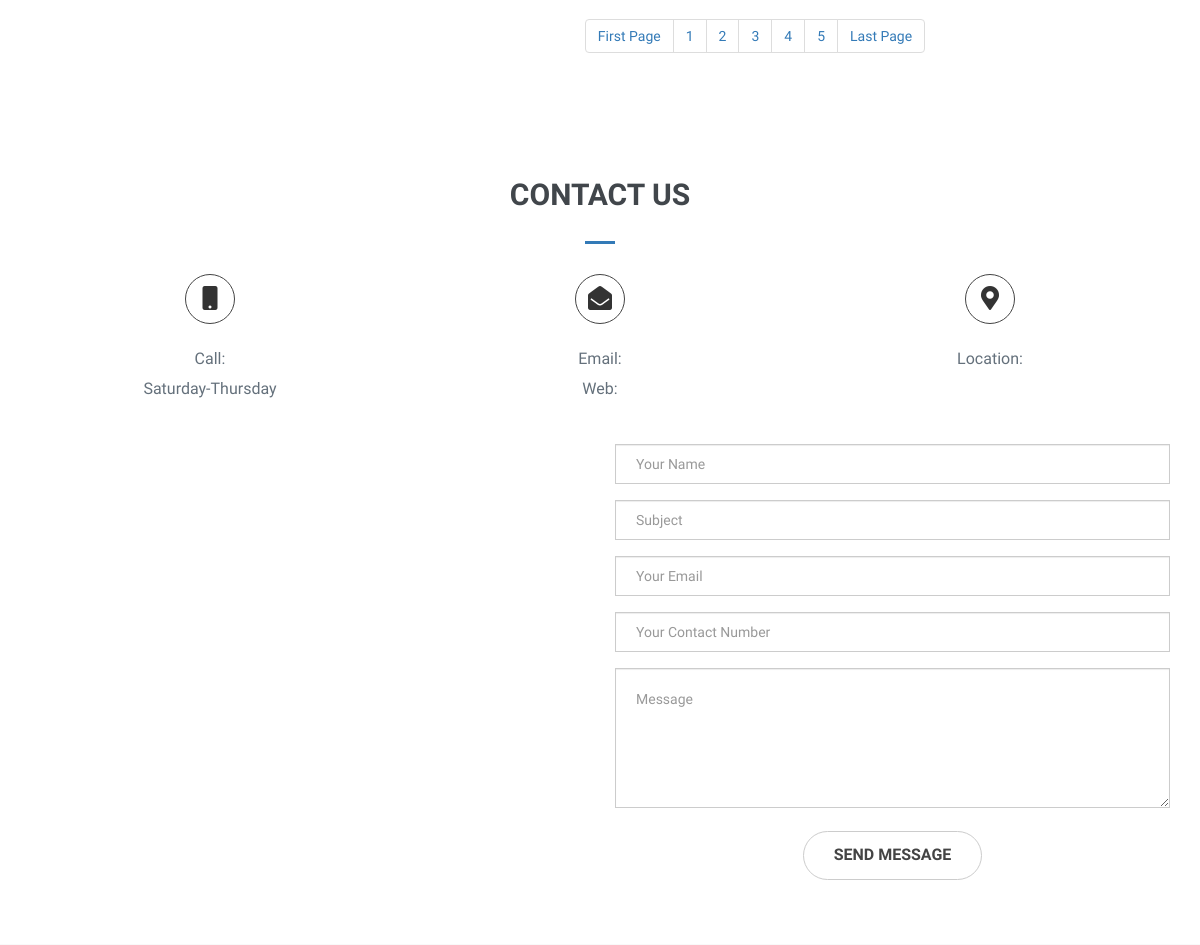
Before: /uaePackage.php (middle part) with the older database file.
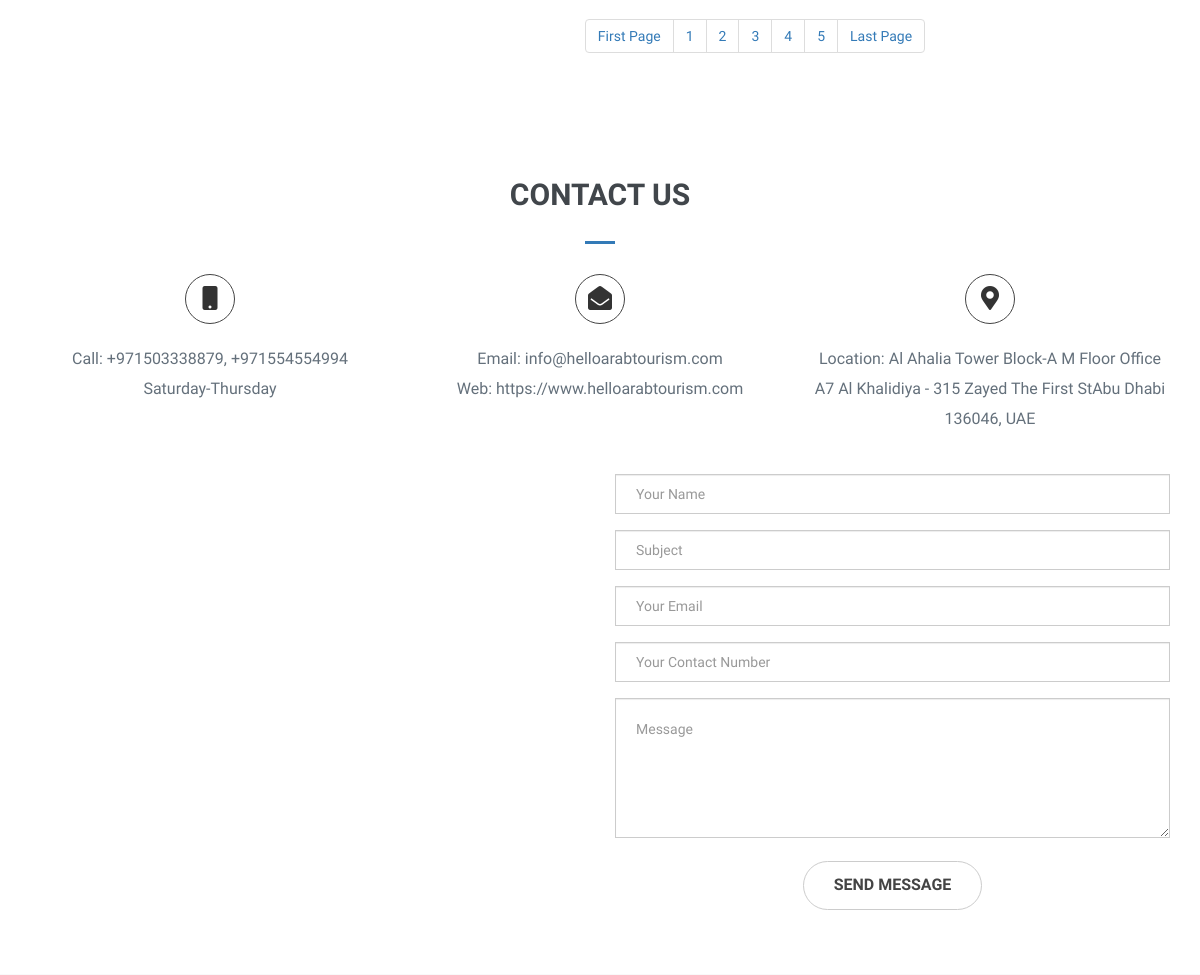
After: the same page with the newer database file.
### tables this page shows
CREATE TABLE `contact` (
  `id` int(11) NOT NULL,
  `phone` varchar(255) NOT NULL,
  `email` varchar(255) NOT NULL,
  `web` varchar(255) NOT NULL,
  `location` varchar(255) NOT NULL,
  `mapURL` varchar(255) NOT NULL,
  `fbURL` varchar(255) NOT NULL,
  `twURL` varchar(255) NOT NULL,
  `snpURL` varchar(255) NOT NULL,
  `instaURL` varchar(255) NOT NULL,
  `linkURL` varchar(255) NOT NULL,
  `waURL` varchar(255) NOT NULL
);

### requires/requireWeb.php (called while the page is built, shortened)
<?php
$connection = mysqli_connect("localhost", "root", "");
 $contactsql = "SELECT * from `contact`";
    $res= mysqli_query($connection, $contactsql);
    $r = mysqli_fetch_assoc($res);
$phone = $r['phone'];
$email = $r['email'];
$web = $r['web'];
$location = $r['location'];
?>

### uaePackage.php (the view, shortened to what the changed rows need)
<?php
include('requires/requireWeb.php');
?>
<!DOCTYPE html>
<html lang="en">
<head>
    <link rel="stylesheet" href="https://use.fontawesome.com/releases/v5.1.0/css/all.css">
    <link rel="stylesheet" href="css/bootstrap/bootstrap.min.css">
    <link rel="stylesheet" href="css/animate/animate.css">
    <link rel="stylesheet" href="css/magnific-popup/magnific-popup.css">
    <link rel="stylesheet" href="css/owl-carousel/owl.carousel.min.css">
    <link rel="stylesheet" href="css/owl-carousel/owl.theme.default.min.css">
    <link rel="stylesheet" href="css/style.css">
</head>
<body data-spy="scroll" data-target=".navbar-fixed-top" data-offset="65">
    <?php
            include("footer.php");
            ?>
</body>
</html>

### footer.php (shortened to what the changed rows need)
       <section id="contact">
        <div class="contact-area">
            <div class="contact-inner area-padding">
                <div class="container ">
                    <div class="row">
                        <div class="col-md-4 col-sm-4 col-xs-12">
                            <div class="contact-icon text-center">
                                <div class="single-icon">
                                    <i class="fas fa-mobile"></i>
                                    <p>
                                        Call: <?php echo $phone;?><br>
                                        <span>Saturday-Thursday</span>
                                    </p>
                                </div>
                            </div>
                        </div>
                        <div class="col-md-4 col-sm-4 col-xs-12">
                            <div class="contact-icon text-center">
                                <div class="single-icon">
                                    <i class="fas fa-envelope-open"></i>
                                    <p>
                                        Email: <?php echo $email;?><br>
                                        <span>Web: <?php echo $web;?></span>
                                    </p>
                                </div>
                            </div>
                        </div>
                        <div class="col-md-4 col-sm-4 col-xs-12">
                            <div class="contact-icon text-center">
                                <div class="single-icon">
                                    <i class="fas fa-map-marker-alt"></i>
                                    <p>
                                        Location: <?php echo $location;?>
                                    </p>
                                </div>
                            </div>
                        </div>
                    </div>
                </div>
            </div>
        </div>
    </section>
<link href="//cdn-images.mailchimp.com/embedcode/classic-10_7.css" rel="stylesheet" type="text/css">

Changed rows visible on the page:
added contact: phone "+971503338879, +971554554994", email "info@helloarabtourism.com", web "https://www.helloarabtourism.com", location "Al Ahalia Tower Block-A M Floor Office A7 Al Khalidiya - 315 Zayed The First StAbu Dhabi 136046, UAE"
